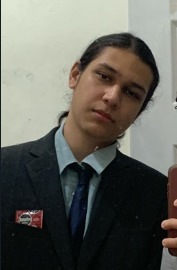
#> input picture database/testData/s1/0.jpg, 177 x 270 px; its folder holds only this picture in this run
$ jupyter execute --allow-errors faceRecognition.ipynb
#> lines starting #> are read from the running program, lines starting #| are printed output that depends on the picture; after the words box and inside, x2 and y2 are one past the last pixel; in counts of white or black regions, pixels touching at a corner belong together
#> further down, testImageRead is the input picture: shape (270, 177, 3); mean B, G, R 92.3, 99.7, 99.9
# Face Recognition

### *Importar bibliotecas*
Primero que nada, es necesario importar las bibliotecas que seran usadas, las cuales son:
- cv2 - OpenCV
- os - Biblioteca para la lectura en directorios
- numpy - Biblioteca para calculos numéricos
- matplotlib - Biblioteca para graficación

[cell 1]
import cv2
import os
import numpy as np
from matplotlib import pyplot as plt

### *Definir etiquetas y directorios*

La base de datos estará etiquetada con carpetas con un número asigado. Sin embargo, cada número corresponde al nombre de una persona. En el siguiente código se relaciona el número de la carpeta con el nombre real de la persona.

[cell 2]
subjects = ["", "Marco", "Antonio", "Alan", "Luis"]

testDataFolderPath = "./database/testData/"
trainingDataFolderPath = "./database/trainData"

### *Detectar rostros*
Esta funcion recibe una imagen a color, que la pasa a covenrtir a escala de grises, luego se lee el modelo clasificador  _face-cascade_ que es para detectar rostros frontales y se utiliza para detectar los rostros de la imagen, si se detecta un rostro regresa las coordenadas del rectangulo donde se encuentra, y si no regresa la imagen original.

[cell 3]
def detectFace(img):
    gray = cv2.cvtColor(img, cv2.COLOR_BGR2GRAY)
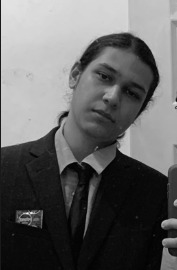
#> gray: shape (270, 177); min 0, max 244, mean 99

    faceCascade = cv2.CascadeClassifier('haarcascade_frontalface_default.xml')

    faces = faceCascade.detectMultiScale(gray, scaleFactor=1.2, minNeighbors=5)
#> faces = ()

    if (len(faces) == 0):
        return None, None

    (x, y, w, h) = faces[0]

    return gray[y:y+w, x:x+h], faces[0]

### *Lectura y preparación de los datos para su entrenamiento*

Se define la función prepare_training_data. Esta función recibe la dirección que indica la ruta en donde se encuentran las imagenes de entrenamiento.
La función lee todas las carpetas contenidas (s1,s2,..,sn) y recorre dentro de cada carpeta buscando las imagenes y utiliza la función detect_face para encontrar el rectángulos en donde está el rostro. Si existe un rostro en la imagen entonces se agrega a una lista de rostros y una lista que lleva seguimiento de las etiquetas labels.

[cell 4]
def prepareTrainingData(dataFolderPath):

    dirs = os.listdir(dataFolderPath)

    faces = []

    labels = []

    for dirName in dirs:
        if not dirName.startswith("s"):
            continue

        label = int(dirName.replace("s", ""))

        subjectDirPath = dataFolderPath + "/" + dirName

        subjectImagesName = os.listdir(subjectDirPath)

        for imageName in subjectImagesName:

            if imageName.startswith("."):
                continue

            imagePath = subjectDirPath + "/" + imageName

            image = cv2.imread(imagePath)

            face, rect = detectFace(image)

            if face is not None:
                faces.append(face)
                labels.append(label)

    return faces, labels

Llamamos a la funcion que prepara los datos y le pasamos como parametro la ruta donde se encuentran las imagenes de entrenamiento

[cell 5]
print("Preparando datos. . .")
#> (the rest of this cell did not finish here and is left out)

#### Reconocimiento de rostros

Se elige el algoritmo a utlizar, en nuestro caso LBPHFaceRecognizer, y luego se entrena usando el faceRecognizer elegido y como parametro la lista con los rostros y etiquetas obtenidas cuando preparamos los datos

[cell 6]
#LBPHFaceRecognizer
face_recognizer = cv2.face.LBPHFaceRecognizer_create()

#> (the rest of this cell did not finish here and is left out)

#### Dibujar las regiones con rostro

draw_rectangle nos ayudarán a dibujar un rectángulo sobre la imagen original en donde indique en que parte de la imagen se encuentra el rostro y draw_text nos va a colocar el nombre del sujeto que se predijo.

[cell 7]
def drawRectangle(img, rect):
    (x,y,w,h) = rect
    cv2.rectangle(img, (x,y), (x+w, y+h), (0, 255, 0), 2)

def drawText(img, text, x, y):
#> called with text = 'No face detected', x = 15, y = 20
    cv2.putText(img, text,(x, y), cv2.FONT_HERSHEY_PLAIN, 1.5 , (0, 255, 0) , 2)
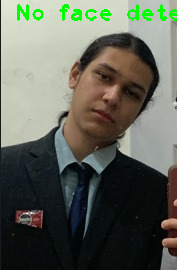
#> img: shape (270, 177, 3); 1.74% of pixels changed, all inside (x1, y1, x2, y2) = (17, 4, 177, 21)
#> pass 2 of the loop `for dirName in dirs:`:
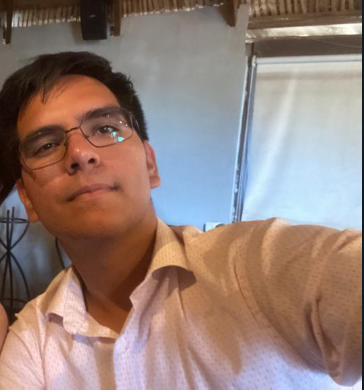
#> input picture database/testData/s2/0.png, 364 x 390 px
#> testImageRead is the input picture: shape (390, 364, 3); mean B, G, R 119.9, 127.3, 148.7
#> in detectFace (call 2), `gray = cv2.cvtColor(img, cv2.COLOR_BGR2GRAY)`:
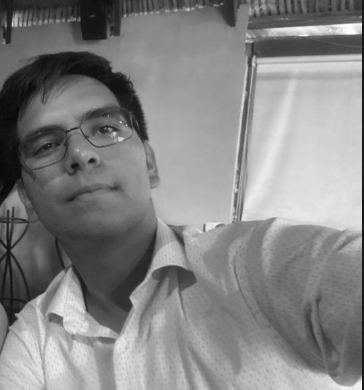
#> gray: shape (390, 364); min 5, max 253, mean 132.9
#> faces = [[8, 78, 145, 145]]
#> x = 8; y = 78; w = 145
#> in predict (call 2), `face, rect = detectFace(img)`:
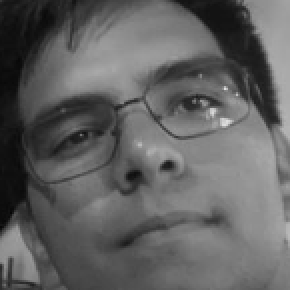
#> face: shape (145, 145) (shown 2 times larger); min 5, max 223, mean 97.1
#> rect = [8, 78, 145, 145]

#### Prediccion

La siguiente funcion es la que lleva a cabo la prediccion, recibe como parametro una imagen y detecta la cara con la funcion detect_face, luego predice a que etiqueta pertenece y obtiene el nombre predicho, luego dibuja un rectangulo y el nombre sobre la imagen

[cell 8]
def predict(testImg):
    img = testImg.copy()

    face, rect = detectFace(img)

    if face is not None:
        (label, confidence) = face_recognizer.predict(face)
        labelText = subjects[label]
        drawRectangle(img, rect)
        drawText(img, labelText, rect[0], rect[1]-5)
    else:
        print("No face detected in the image.")
        drawText(img, "No face detected", 15, 20)

    return img

A continuacion se prueba todo el codigo.

1. Lee todos los directorios en la carpeta de datos de prueba.
2. Para cada directorio que comienza con "s", extrae la etiqueta y lee todas las imágenes en ese directorio.
3. Ignora las imágenes que comienzan con ".".
4. Para cada imagen válida, la lee y realiza una predicción.
5. Almacena cada predicción en una lista.
6. Finalmente, muestra cada imagen de predicción.

[cell 9]
dirs = os.listdir(testDataFolderPath)

predictTestList = []

#> (the rest of this cell did not finish here and is left out)
